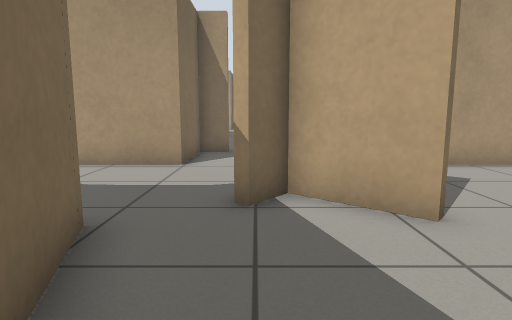
View 1 (above)

24 first-person views from a walk through a Gazebo world. The camera is 0.72 m above the floor, tilts 8° down and sees 75° across. The floor is counted in squares, 0.5 m on a side. Each view is taken from the middle of a square. On the plan, view 1 faces up. The plan holds only what a view shows up to about 15 squares ahead; the rest is blank. The place goes on beyond the plan.

View 2
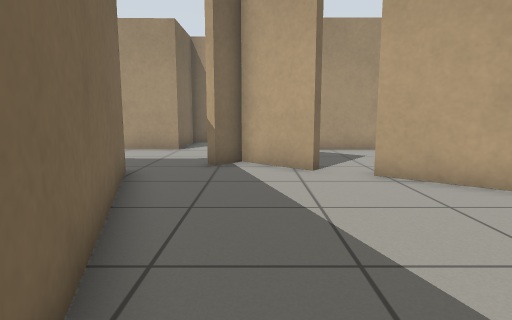

View 3
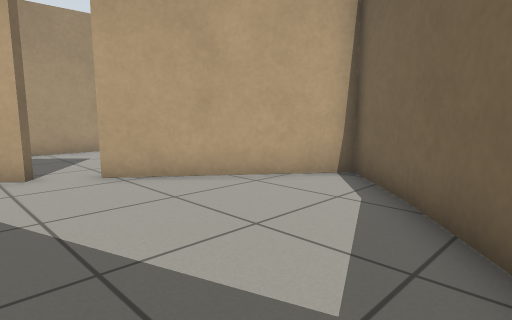

View 4
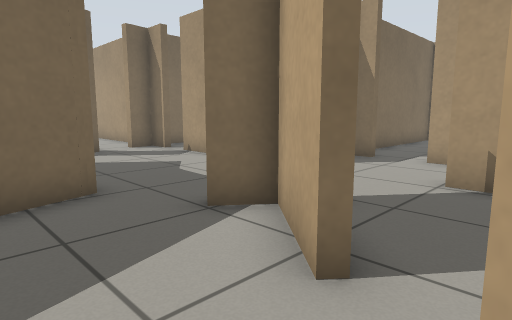

View 5
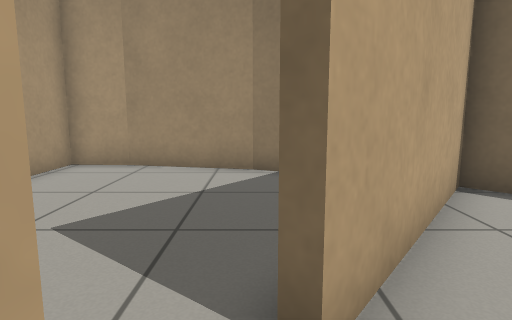

View 6
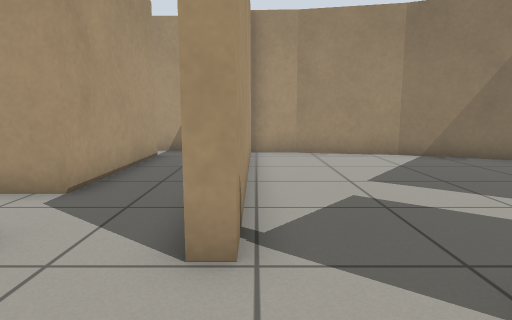

View 7
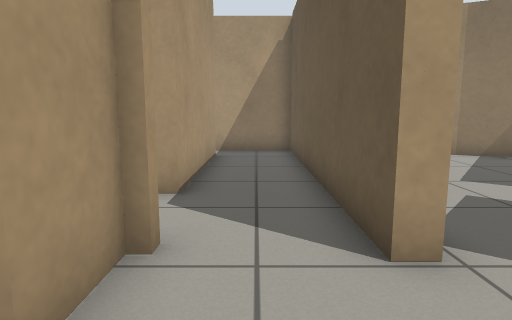

View 8
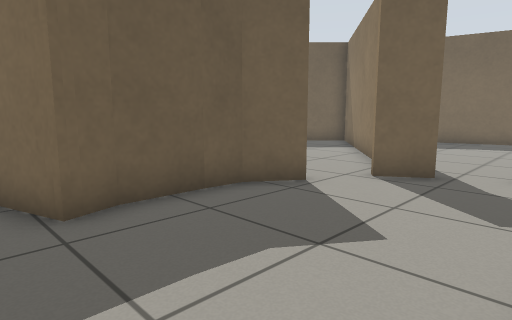

View 9
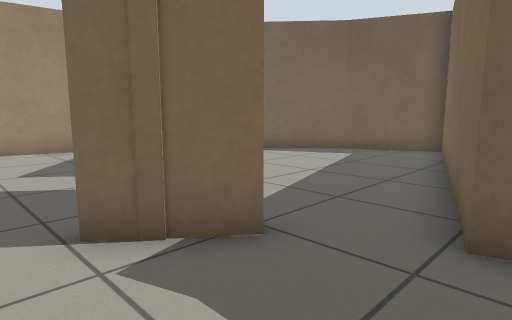

View 10
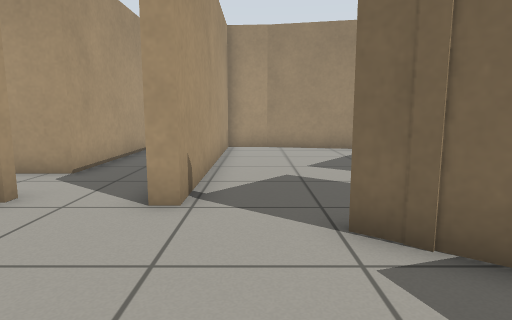

View 11
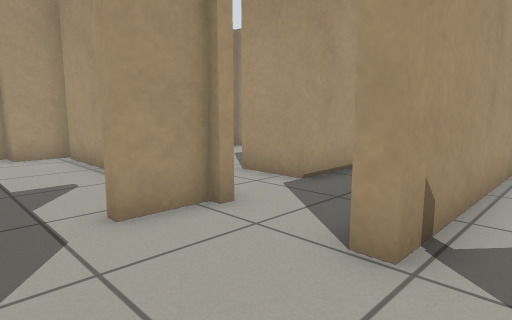

View 12
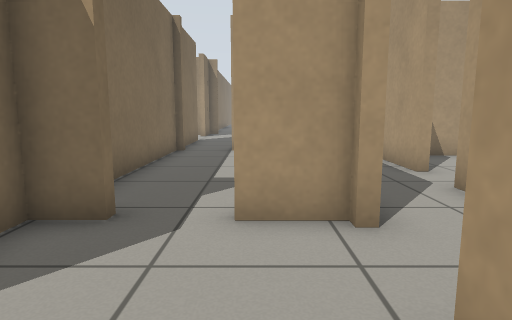

View 13
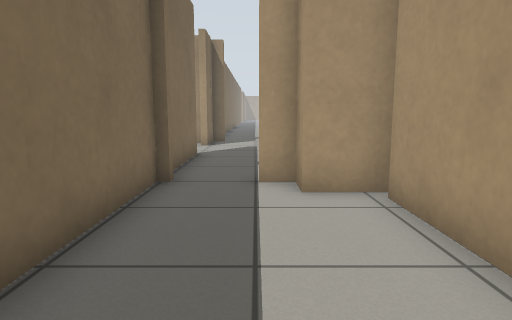

View 14
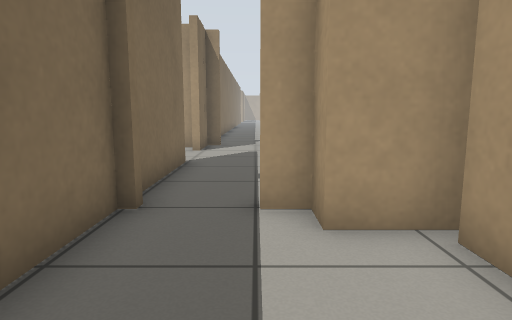

View 15
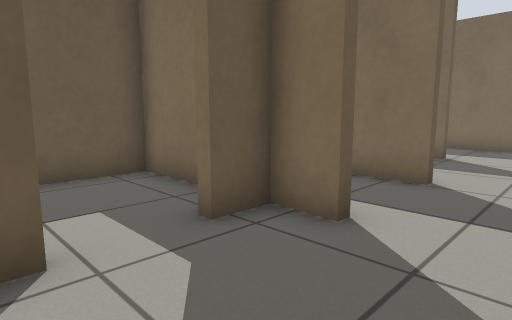

View 16
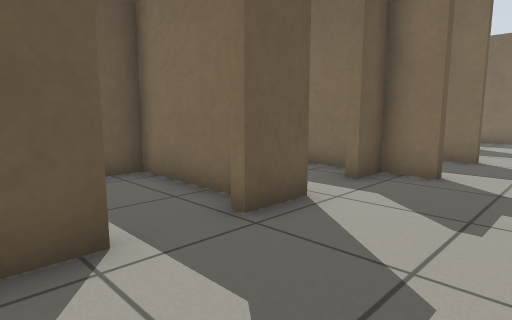

View 17
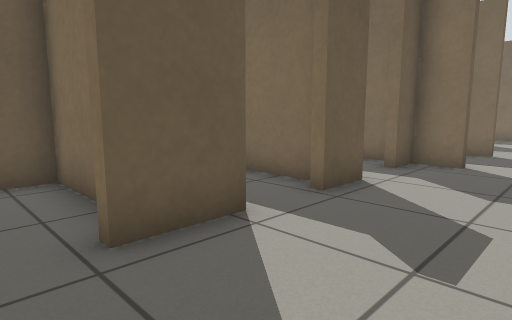

View 18
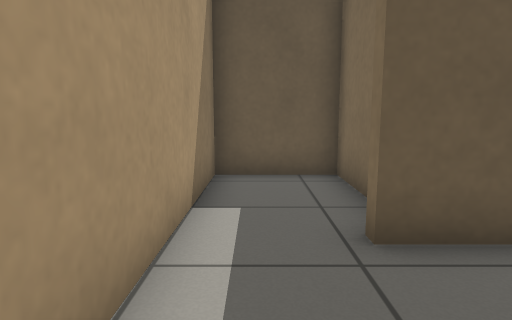

View 19
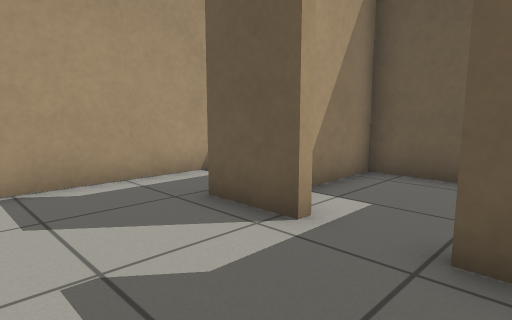

View 20
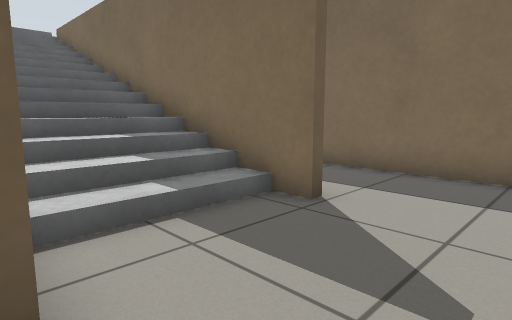

View 21
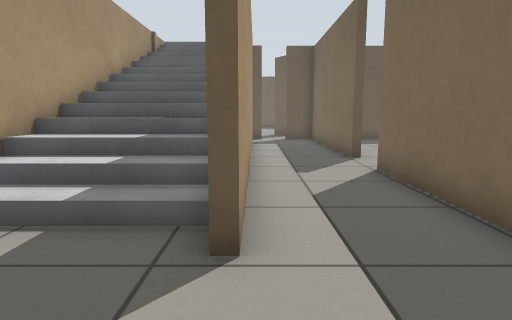

View 22
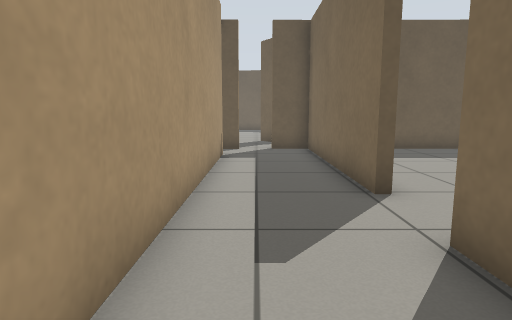

View 23
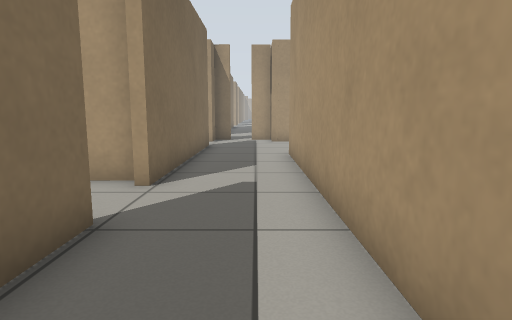

View 24
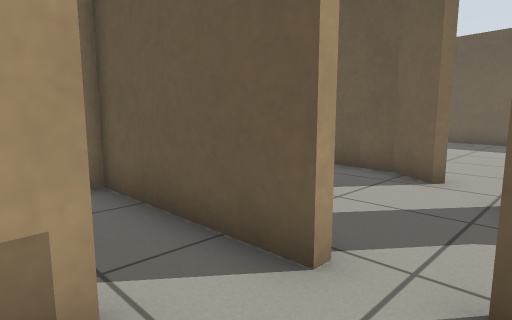

### Floor plan
Key: @ floor where view 1 was taken; # wall or solid block; x gap in a wall; . floor; / step, stairs or slope; = window, fence, low wall or low ledge; T thing the floor can be seen under or through.
Columns run from 20 left of view 1 to 12 right of it. Each row starts with its distance up from view 1.
 28           x.....  .....  ..... .
 27           #.....................#
 26           #.....................#
 25           #.......#..#...#......#
 24           #..#////#..##..#..##..#
 23           #..#    #..#...#...#..#
 22           #..#    #..#...#...#..#
 21           #..#    #..#...#...#..#
 20         ###..#    #..############
 19          ....#    #...#  # ###
 18          ....#    #...#  #...
 17         ..#..#    #...# .#..
 16         ..#..#    #...  ...
 15        ...#..=    #...  ...
 14       ... #..=    =...  .#
 13       ... #..=    =#.#  .#      #
 12      ...  #..#   =##.###.######.#
 11      ...  #..x.. ##.............#
 10           ##.  ####...###########
  9     ###   ##.######...##########
  8         ..x....................#
  7 # ........ #...................#
  6 ##........ ##.......TT.........#
  5   .....    ###......TTTT.......#
  4         ##   ######....TT.....##
  3        ##         #.....T##...#
  2      ###          ##......##.##
  1                    #.......###
  0                    #@.......##
 -1                    #.......##
 -2                    ##.....##
 -3                     #....##
 -4                     #...##
 -5                     #####

Where each view was taken, in squares from view 1:
view 1: 0 up, 0 right, facing up
view 2: 4 down, 1 right, facing up
view 3: 4 down, 1 right, facing up-right
view 4: 2 up, 4 right, facing up-left
view 5: 4 up, 2 right, facing right
view 6: 9 up, 1 left, facing right
view 7: 11 up, 1 left, facing right
view 8: 9 up, 1 left, facing down-left
view 9: 8 up, 3 left, facing down-right
view 10: 8 up, 3 left, facing right
view 11: 8 up, 1 left, facing up-right
view 12: 8 up, 1 right, facing up
view 13: 14 up, 0 right, facing up
view 14: 16 up, 0 right, facing up
view 15: 28 up, 5 right, facing down-left
view 16: 28 up, 9 right, facing down-left
view 17: 28 up, 11 right, facing down-left
view 18: 28 up, 11 right, facing down
view 19: 28 up, 5 right, facing down-right
view 20: 28 up, 2 left, facing down-left
view 21: 28 up, 7 left, facing down
view 22: 23 up, 8 left, facing down
view 23: 13 up, 8 left, facing up
view 24: 12 up, 9 left, facing down-right
